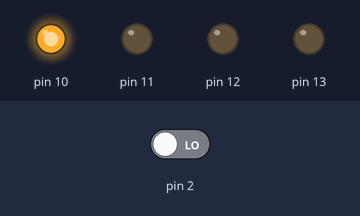
This sketch was run on a simulated Arduino Uno, built with avr-gcc and run on an emulated ATmega328P. Parts: output pins drawn as LEDs (lit = HIGH). The test bench sets the inputs (shaded band); at power-on: pin 2 LOW.

Above: at 0.2 s.
At 1.2 s:
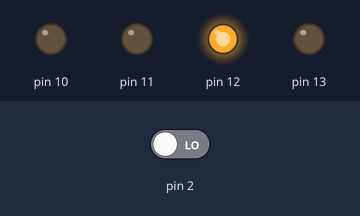
At 2.7 s:
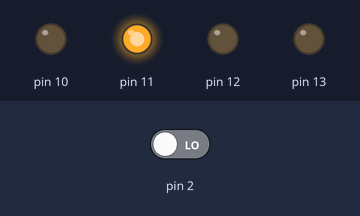
At 3.7 s:
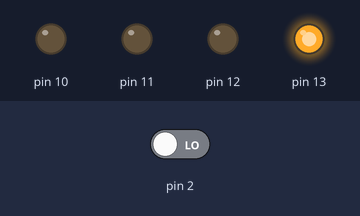
Timing chart, 0 to 4.6 s (numbered marks = the images above):
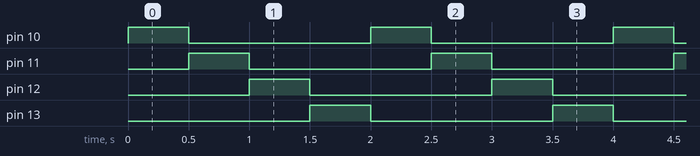

The sketch:

led2.ino
```cpp
void setup() {
pinMode(2,INPUT);
pinMode(10,OUTPUT);
pinMode(11,OUTPUT);
pinMode(12,OUTPUT);
pinMode(13,OUTPUT);
}

void loop() {
  int i =0;
  unsigned char a;
  a=digitalRead(2);
  for(i=0;i<4;i++){
    a=digitalRead(2);
    digitalWrite((10+i)*(1-a)+(13-i)*a,1);
    delay(500);
    digitalWrite((10+i)*(1-a)+(13-i)*a,0);
  }
}
```

Measured:
- by itself, pin 10–13: alternates HIGH for 0.50 s and LOW for 1.5 s
- by itself, everything shown: repeats every 2.0 s, in 5 steps
